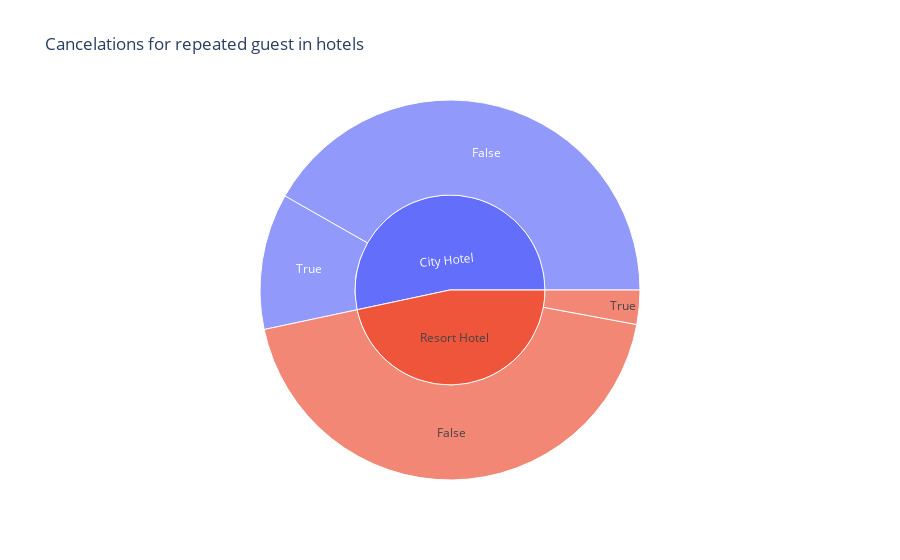

Notebook source saved alongside this figure:
### Code cell
df = df_hotels
fig = px.sunburst(df, path=['hotel', 'is_canceled'], values='is_repeated_guest', title='Cancelations for repeated guest in hotels')
fig.show()

### Figure 1 — Plotly figure (JSON) as saved in the notebook; plotly's stock layout.template omitted (floating-point values rounded to 4 significant figures)
{"data": [{"branchvalues": "total", "domain": {"x": [0, 1], "y": [0, 1]}, "hovertemplate": "labels=%{label}<br>is_repeated_guest=%{value}<br>parent=%{parent}<br>id=%{id}<extra></extra>", "ids": ["City Hotel/False", "Resort Hotel/False", "City Hotel/True", "Resort Hotel/True", "City Hotel", "Resort Hotel"], "labels": ["False", "False", "True", "True", "City Hotel", "Resort Hotel"], "name": "", "parents": ["City Hotel", "Resort Hotel", "City Hotel", "Resort Hotel", "", ""], "type": "sunburst", "values": [1591, 1667, 441, 111, 2032, 1778]}], "layout": {"legend": {"tracegroupgap": 0}, "title": {"text": "Cancelations for repeated guest in hotels"}}}
